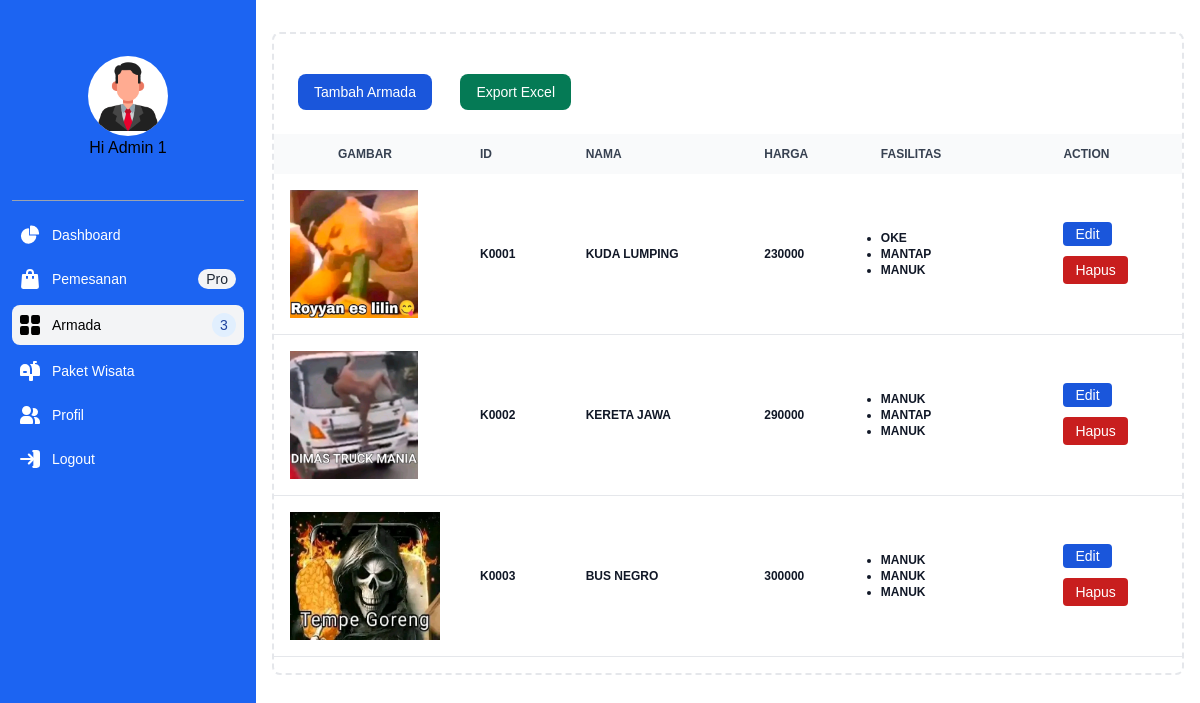
The page /app/admin/armada/index.php (signed in) on the database its author committed.
### tables this page shows
CREATE TABLE `kendaraan` (
  `ID_KENDARAAN` char(8) NOT NULL,
  `NAMA_KENDARAAN` varchar(64) NOT NULL,
  `HARGA_KENDARAAN` bigint(20) NOT NULL,
  `DESKRIPSI_KENDARAAN` varchar(256) NOT NULL,
  `GAMBAR_KENDARAAN` varchar(256) NOT NULL,
  `STATUS_KENDARAAN` tinyint(1) NOT NULL DEFAULT 1
);

### app/database.php (called while the page is built, shortened)
<?php
	function getTableData($table) {
		try{
			$statement = DB->prepare("SELECT * FROM $table");
			$statement->execute();
			return $statement->fetchAll(PDO::FETCH_ASSOC);
		}
		catch(PDOException $err){
			echo $err->getMessage();
		}
	}
?>

### app/admin/armada/index.php (the view, shortened to what this page needs)
<?php
    $title = "Armada";
    require("../../database.php");
    $armadas = getTableData('kendaraan');
        include("../../../assets/inc/admin/layouts/header.php");
        $flag = 1;
    ?>
    <a href="tambah.php" class="m-6 w-fit inline-block items-center px-4 py-2 text-sm font-medium text-center text-white bg-blue-700 rounded-lg hover:bg-blue-800 focus:ring-4 focus:outline-none focus:ring-blue-300">Tambah Armada</a>
    <a href="#" class="w-fit inline-block items-center px-4 py-2 text-sm font-medium text-center text-white bg-green-600 rounded-lg hover:bg-green-600 focus:ring-4 focus:outline-none focus:ring-green-300">Export Excel</a>
    <div class="overflow-x-scroll">
<table class="w-full text-sm text-left rtl:text-right text-gray-500 dark:text-gray-400">
    <thead class="text-xs text-gray-700 uppercase bg-gray-50 dark:bg-gray-700 dark:text-gray-400">
        <tr>
        <th scope="col" class="px-16 py-3">Gambar
        </th>
        <th scope="col" class="px-6 py-3">
            ID
        </th>
        <th scope="col" class="px-6 py-3">
            Nama
        </th>
        <th scope="col" class="px-6 py-3">
            Harga
        </th>
        <th scope="col" class="px-6 py-3">
            Fasilitas
        </th>
        <th scope="col" class="px-6 py-3">
            Action
        </th>
    </tr>
</thead>
<tbody class="text-xs">
<?php foreach ($armadas as $armada) : ?>
    <tr class="bg-white border-b dark:bg-gray-800 dark:border-gray-700 hover:bg-gray-50 dark:hover:bg-gray-600">
        <td class="p-4 overflow-hidden w-32">
            <img src="<?= BASEURL; ?>/assets/img/armada/<?= $armada['GAMBAR_KENDARAAN'] ?>" alt="armada" class="h-32 md:h-32">
        </td>
        <td class="px-6 py-4 font-semibold text-gray-900 dark:text-white">
            <?= ucwords($armada["ID_KENDARAAN"]) ?>
        </td>
        <td class="px-6 py-4 font-semibold text-gray-900 dark:text-white">
            <?= ucwords($armada["NAMA_KENDARAAN"]) ?>
        </td>
        <td class="px-6 py-4 font-semibold text-gray-900 dark:text-white">
            <?= ucwords($armada["HARGA_KENDARAAN"]) ?>
        </td>
        <td class="px-6 py-4 font-semibold text-gray-900 dark:text-white">
            <ul class="w-24 list-disc">
                <?php
            $dests = explode(',', $armada["DESKRIPSI_KENDARAAN"]);
            foreach ($dests as $dest) {
                echo "<li>$dest</li>";
            }
            ?>
            </ul>
        </td>
        <td class="px-6 py-4">
            <a href="edit.php?arm=<?= $armada['ID_KENDARAAN'] ?>" class=" text-white bg-blue-700 hover:bg-blue-800 focus:ring-4 focus:outline-none focus:ring-blue-300 font-medium rounded text-sm px-3 py-1 text-center">Edit</a>
            <button data-modal-target="popup-modal<?=$flag;?>" data-modal-toggle="popup-modal<?=$flag;?>" class="mt-3 block text-white bg-red-700 hover:bg-red-800 focus:ring-4 focus:outline-none focus:ring-red-300 font-medium rounded text-sm px-3 py-1 text-center type="button">
              Hapus
            </button>
        </td>
    </tr>
    <?php $flag+=1;
  endforeach; ?>
</tbody>
</table>
</div>
	<?php include("../../../assets/inc/admin/layouts/footer.php");?>

### rows shown on the page
kendaraan: GAMBAR_KENDARAAN (picture), ID_KENDARAAN "K0001", NAMA_KENDARAAN "KUDA LUMPING", HARGA_KENDARAAN "230000", DESKRIPSI_KENDARAAN "OKE", DESKRIPSI_KENDARAAN "MANTAP", DESKRIPSI_KENDARAAN "MANUK"
kendaraan: GAMBAR_KENDARAAN (picture), ID_KENDARAAN "K0002", NAMA_KENDARAAN "KERETA JAWA", HARGA_KENDARAAN "290000", DESKRIPSI_KENDARAAN "MANUK", DESKRIPSI_KENDARAAN "MANTAP"
kendaraan: GAMBAR_KENDARAAN (picture), ID_KENDARAAN "K0003", NAMA_KENDARAAN "BUS NEGRO", HARGA_KENDARAAN "300000", DESKRIPSI_KENDARAAN "MANUK"
